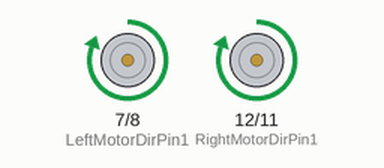
A sketch run on a simulated Arduino Uno, built with avr-gcc and run on an emulated ATmega328P. Parts: motor-driver pin pairs drawn as motors (green arrow = first pin HIGH = forward, orange = second pin HIGH = backward, longer = more drive, scaled by the enable pin).

Above: at 0.1 s.
At 2.1 s:
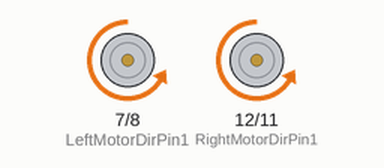
At 4.1 s:
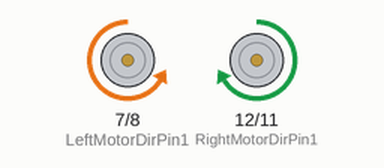
At 8.1 s:
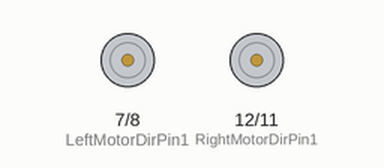
Timing chart, 0 to 9.6 s (numbered marks = the images above):
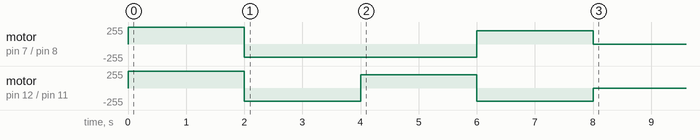

The sketch:

motor.ino
```cpp
#define speedPinR 3             //snelheid bepalen van de rechter motor(K2 & K1): door fast en slow
#define RightMotorDirPin1  12   //aansluiting Motor – Rechts Vooraan = K2
#define RightMotorDirPin2  11   //aansluiting Motor - Rechts Achteraan = K1

#define speedPinL 6             //snelheid bepalen van de linker motor(K4 & K3): door fast en slow
#define LeftMotorDirPin1  7     // aansluiting Motor – Links Vooraan = K4
#define LeftMotorDirPin2  8     // aansluiting Motor -Links Achteraan = K3

/*motor control*/
void go_Advance(void){  //vooruit
  digitalWrite(RightMotorDirPin1, HIGH);
  digitalWrite(RightMotorDirPin2,LOW);
  digitalWrite(LeftMotorDirPin1,HIGH);
  digitalWrite(LeftMotorDirPin2,LOW);
  analogWrite(speedPinL,255);
  analogWrite(speedPinR,255);
}
void go_Left(int t=0){  //links
  digitalWrite(RightMotorDirPin1, HIGH);
  digitalWrite(RightMotorDirPin2,LOW);
  digitalWrite(LeftMotorDirPin1,LOW);
  digitalWrite(LeftMotorDirPin2,HIGH);
  analogWrite(speedPinL,200);
  analogWrite(speedPinR,200);
  delay(t);
}
void go_Right(int t=0){  //rechts
  digitalWrite(RightMotorDirPin1, LOW);
  digitalWrite(RightMotorDirPin2,HIGH);
  digitalWrite(LeftMotorDirPin1,HIGH);
  digitalWrite(LeftMotorDirPin2,LOW);
  analogWrite(speedPinL,200);
  analogWrite(speedPinR,200);
  delay(t);
}
void go_Back(int t=0){  //achteruit
  digitalWrite(RightMotorDirPin1, LOW);
  digitalWrite(RightMotorDirPin2,HIGH);
  digitalWrite(LeftMotorDirPin1,LOW);
  digitalWrite(LeftMotorDirPin2,HIGH);
  analogWrite(speedPinL,200);
  analogWrite(speedPinR,200);
  delay(t);
}
void stop_Stop(){    //Stop
  digitalWrite(RightMotorDirPin1, LOW);
  digitalWrite(RightMotorDirPin2,LOW);
  digitalWrite(LeftMotorDirPin1,LOW);
  digitalWrite(LeftMotorDirPin2,LOW);
}
/*moter snelheid */
void set_Motorspeed(int speed_L,int speed_R){
  analogWrite(speedPinL,speed_L);
  analogWrite(speedPinR,speed_R);
}

//Pins initialize
void init_GPIO(){
	pinMode(RightMotorDirPin1, OUTPUT);
	pinMode(RightMotorDirPin2, OUTPUT);
	pinMode(speedPinL, OUTPUT);

	pinMode(LeftMotorDirPin1, OUTPUT);
  pinMode(LeftMotorDirPin2, OUTPUT);
  pinMode(speedPinR, OUTPUT);
	stop_Stop();
}

void setup(){
	init_GPIO();
	go_Advance();//vooruit

  delay(2000);

  go_Back();//achteruit

  delay(2000);

  go_Left();//links

  delay(2000);

  go_Right();//rechts

  delay(2000);

  stop_Stop();//Stop

}

void loop(){
}
```
